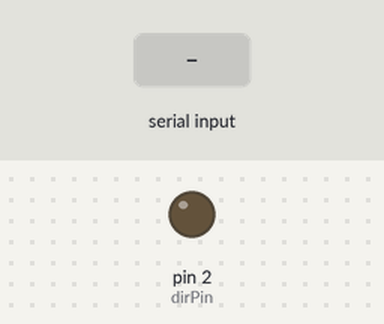
Bench run of a sketch on a simulated Arduino Uno, built with avr-gcc and run on an emulated ATmega328P. Shown: output pins drawn as LEDs (lit = HIGH). The inputs (shaded band) are chosen by the test bench. Pins used as bus, display or sensor lines are not drawn.

Above: at 1.2 s.
1.3 s: "90,45\n" received over Serial
At 2.6 s:
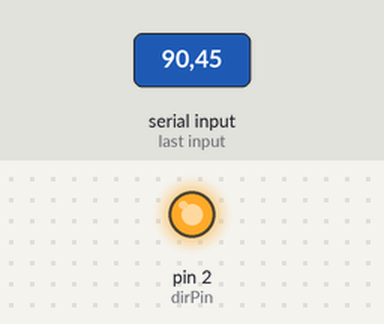
3.5 s: "30,150\n" received over Serial
At 4.7 s:
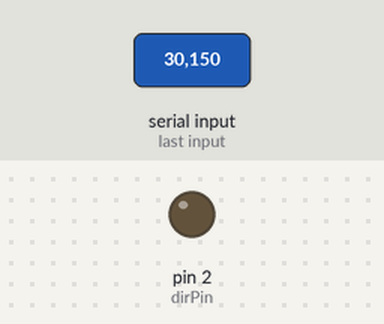
5.1 s: "5\n" received over Serial
At 6.3 s:
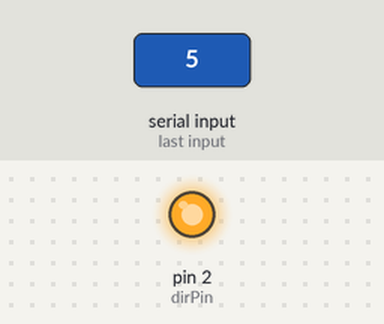
Timing chart, 0 to 8.1 s (numbered marks = the images above; inputs shaded):
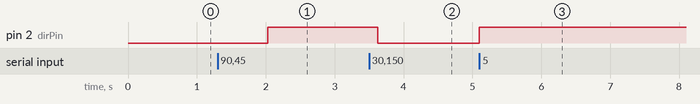

Measured:
- after the input at 1.3 s, pin 2 (dirPin): LOW → HIGH after 0.73 s
- after the input at 3.5 s, pin 2 (dirPin): HIGH → LOW after 0.12 s
- after the input at 5.1 s, pin 2 (dirPin): LOW → HIGH at once

The sketch:

TaktRichtungTest.ino
```cpp
#define dirPin 2
#define clkPin 3

#define freq 50000
#define spt 98304

float tang = 0;
float ang = 0;

long steps = 0;

void setup()
{
  pinMode(dirPin, OUTPUT);
  pinMode(clkPin, OUTPUT);

  Serial.begin(250000);
}

void loop()
{
  while(Serial.available() > 0)
  {
    tang = Serial.parseFloat();

    if(tang != 0)
    {
      steps = tang-ang;

      ang = tang;

      if(steps < 0)
      {
        digitalWrite(dirPin, HIGH);
      }
      else
      {
        digitalWrite(dirPin, LOW);
      }
      steps = abs((long)steps*spt/360);

      for(int i=1; i<steps; i++)
      {
        digitalWrite(clkPin, HIGH);
        delayMicroseconds((long)500000/freq);
        digitalWrite(clkPin, LOW);
        delayMicroseconds((long)500000/freq);
      }
    }
  }
}
```
